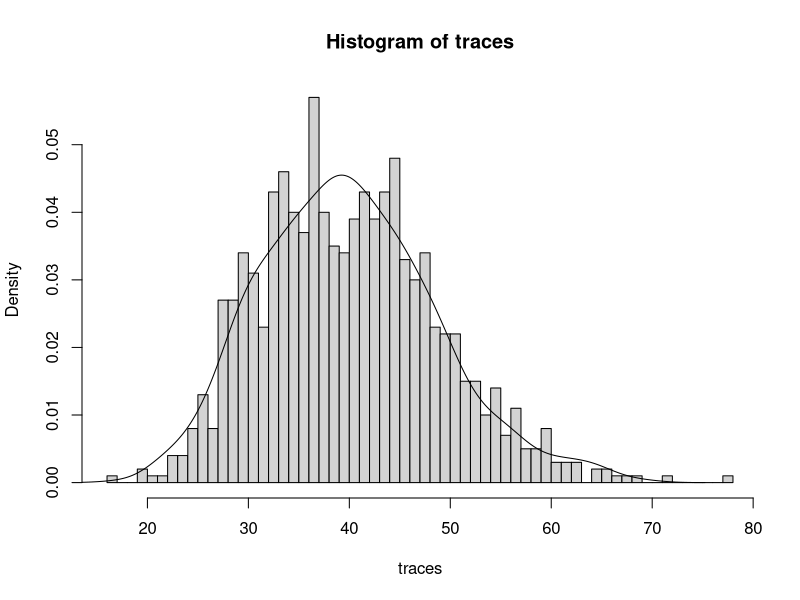

This chart was generated by the following R code:
## ----setup, include=FALSE-----------------------------------------------------
knitr::opts_chunk$set(cache=TRUE)


## -----------------------------------------------------------------------------
B <- 1000
n <- 10; p <- 4

traces <- replicate(B, {
  Z <- matrix(rnorm(n*p), ncol = p)
  W <- crossprod(Z)
  sum(diag(W))
})


## -----------------------------------------------------------------------------
hist(traces, 50, freq = FALSE)
lines(density(rchisq(B, df = n*p)))

